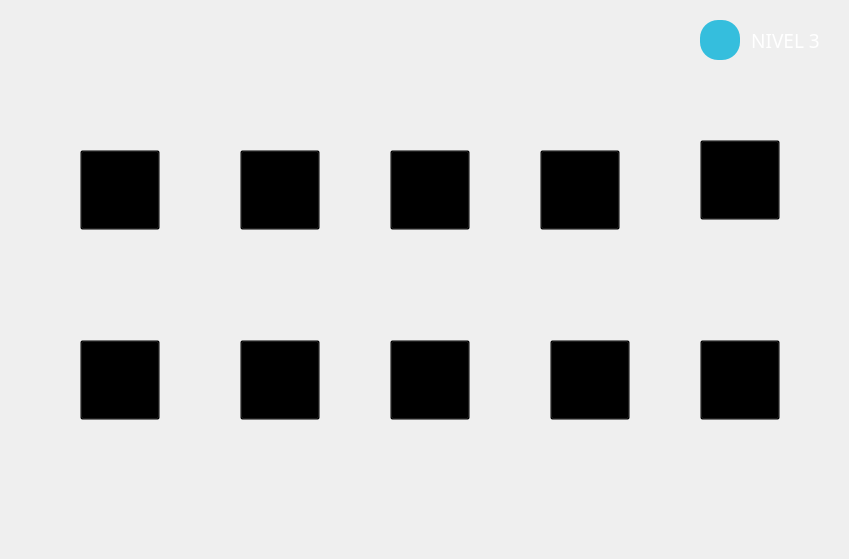
   <widget class="QWidget" name="Mapa2">
    <widget class="QWidget" name="Estacionamiento_2" native="true">
     <property name="geometry">
      <rect>
       <x>10</x>
       <y>10</y>
       <width>830</width>
       <height>540</height>
      </rect>
     </property>
     <property name="sizePolicy">
      <sizepolicy hsizetype="Fixed" vsizetype="Fixed">
       <horstretch>0</horstretch>
       <verstretch>0</verstretch>
      </sizepolicy>
     </property>
     <property name="maximumSize">
      <size>
       <width>830</width>
       <height>540</height>
      </size>
     </property>
     <property name="styleSheet">
      <string notr="true">#Estacionamiento_2{
	border-image: url(:/Img/estacionamiento.png);}</string>
     </property>
     <widget class="QPushButton" name="LL_1pushButton_3">
      <property name="geometry">
       <rect>
        <x>70</x>
        <y>140</y>
        <width>80</width>
        <height>80</height>
       </rect>
      </property>
      <property name="sizePolicy">
       <sizepolicy hsizetype="Fixed" vsizetype="Fixed">
        <horstretch>0</horstretch>
        <verstretch>0</verstretch>
       </sizepolicy>
      </property>
      <property name="maximumSize">
       <size>
        <width>80</width>
        <height>80</height>
       </size>
      </property>
      <property name="styleSheet">
       <string notr="true">border-image: url(:/Img/mas (1).png);
background-color: transparent;</string>
      </property>
      <property name="text">
       <string/>
      </property>
     </widget>
     <widget class="QPushButton" name="LL_7pushButton_3">
      <property name="geometry">
       <rect>
        <x>230</x>
        <y>330</y>
        <width>80</width>
        <height>80</height>
       </rect>
      </property>
      <property name="sizePolicy">
       <sizepolicy hsizetype="Fixed" vsizetype="Fixed">
        <horstretch>0</horstretch>
        <verstretch>0</verstretch>
       </sizepolicy>
      </property>
      <property name="maximumSize">
       <size>
        <width>80</width>
        <height>80</height>
       </size>
      </property>
      <property name="styleSheet">
       <string notr="true">border-image: url(:/Img/mas (1).png);
background-color: transparent;</string>
      </property>
      <property name="text">
       <string/>
      </property>
     </widget>
     <widget class="QPushButton" name="LL_10pushButton_3">
      <property name="geometry">
       <rect>
        <x>690</x>
        <y>330</y>
        <width>80</width>
        <height>80</height>
       </rect>
      </property>
      <property name="sizePolicy">
       <sizepolicy hsizetype="Fixed" vsizetype="Fixed">
        <horstretch>0</horstretch>
        <verstretch>0</verstretch>
       </sizepolicy>
      </property>
      <property name="maximumSize">
       <size>
        <width>80</width>
        <height>80</height>
       </size>
      </property>
      <property name="styleSheet">
       <string notr="true">border-image: url(:/Img/mas (1).png);
background-color: transparent;</string>
      </property>
      <property name="text">
       <string/>
      </property>
     </widget>
     <widget class="QPushButton" name="L_9pushButton_3">
      <property name="geometry">
       <rect>
        <x>540</x>
        <y>330</y>
        <width>80</width>
        <height>80</height>
       </rect>
      </property>
      <property name="sizePolicy">
       <sizepolicy hsizetype="Fixed" vsizetype="Fixed">
        <horstretch>0</horstretch>
        <verstretch>0</verstretch>
       </sizepolicy>
      </property>
      <property name="maximumSize">
       <size>
        <width>80</width>
        <height>80</height>
       </size>
      </property>
      <property name="styleSheet">
       <string notr="true">border-image: url(:/Img/mas (1).png);
background-color: transparent;</string>
      </property>
      <property name="text">
       <string/>
      </property>
     </widget>
     <widget class="QPushButton" name="LL_8pushButton_3">
      <property name="geometry">
       <rect>
        <x>380</x>
        <y>330</y>
        <width>80</width>
        <height>80</height>
       </rect>
      </property>
      <property name="sizePolicy">
       <sizepolicy hsizetype="Fixed" vsizetype="Fixed">
        <horstretch>0</horstretch>
        <verstretch>0</verstretch>
       </sizepolicy>
      </property>
      <property name="maximumSize">
       <size>
        <width>80</width>
        <height>80</height>
       </size>
      </property>
      <property name="styleSheet">
       <string notr="true">border-image: url(:/Img/mas (1).png);
background-color: transparent;</string>
      </property>
      <property name="text">
       <string/>
      </property>
     </widget>
     <widget class="QPushButton" name="LL_6pushButton_3">
      <property name="geometry">
       <rect>
        <x>70</x>
        <y>330</y>
        <width>80</width>
        <height>80</height>
       </rect>
      </property>
      <property name="sizePolicy">
       <sizepolicy hsizetype="Fixed" vsizetype="Fixed">
        <horstretch>0</horstretch>
        <verstretch>0</verstretch>
       </sizepolicy>
      </property>
      <property name="maximumSize">
       <size>
        <width>80</width>
        <height>80</height>
       </size>
      </property>
      <property name="styleSheet">
       <string notr="true">border-image: url(:/Img/mas (1).png);
background-color: transparent;</string>
      </property>
      <property name="text">
       <string/>
      </property>
     </widget>
     <widget class="QPushButton" name="LL_5pushButton_3">
      <property name="geometry">
       <rect>
        <x>690</x>
        <y>130</y>
        <width>80</width>
        <height>80</height>
       </rect>
      </property>
      <property name="sizePolicy">
       <sizepolicy hsizetype="Fixed" vsizetype="Fixed">
        <horstretch>0</horstretch>
        <verstretch>0</verstretch>
       </sizepolicy>
      </property>
      <property name="maximumSize">
       <size>
        <width>80</width>
        <height>80</height>
       </size>
      </property>
      <property name="styleSheet">
       <string notr="true">border-image: url(:/Img/mas (1).png);
background-color: transparent;</string>
      </property>
      <property name="text">
       <string/>
      </property>
     </widget>
     <widget class="QPushButton" name="LL_4pushButton_3">
      <property name="geometry">
       <rect>
        <x>530</x>
        <y>140</y>
        <width>80</width>
        <height>80</height>
       </rect>
      </property>
      <property name="sizePolicy">
       <sizepolicy hsizetype="Fixed" vsizetype="Fixed">
        <horstretch>0</horstretch>
        <verstretch>0</verstretch>
       </sizepolicy>
      </property>
      <property name="maximumSize">
       <size>
        <width>80</width>
        <height>80</height>
       </size>
      </property>
      <property name="styleSheet">
       <string notr="true">border-image: url(:/Img/mas (1).png);
background-color: transparent;</string>
      </property>
      <property name="text">
       <string/>
      </property>
     </widget>
     <widget class="QPushButton" name="LL_3pushButton_3">
      <property name="geometry">
       <rect>
        <x>380</x>
        <y>140</y>
        <width>80</width>
        <height>80</height>
       </rect>
      </property>
      <property name="sizePolicy">
       <sizepolicy hsizetype="Fixed" vsizetype="Fixed">
        <horstretch>0</horstretch>
        <verstretch>0</verstretch>
       </sizepolicy>
      </property>
      <property name="maximumSize">
       <size>
        <width>80</width>
        <height>80</height>
       </size>
      </property>
      <property name="styleSheet">
       <string notr="true">border-image: url(:/Img/mas (1).png);
background-color: transparent;</string>
      </property>
      <property name="text">
       <string/>
      </property>
     </widget>
     <widget class="QPushButton" name="LL_2pushButton_3">
      <property name="geometry">
       <rect>
        <x>230</x>
        <y>140</y>
        <width>80</width>
        <height>80</height>
       </rect>
      </property>
      <property name="sizePolicy">
       <sizepolicy hsizetype="Fixed" vsizetype="Fixed">
        <horstretch>0</horstretch>
        <verstretch>0</verstretch>
       </sizepolicy>
      </property>
      <property name="maximumSize">
       <size>
        <width>80</width>
        <height>80</height>
       </size>
      </property>
      <property name="styleSheet">
       <string notr="true">border-image: url(:/Img/mas (1).png);
background-color: transparent;</string>
      </property>
      <property name="text">
       <string/>
      </property>
     </widget>
     <widget class="QLabel" name="label_7">
      <property name="geometry">
       <rect>
        <x>720</x>
        <y>20</y>
        <width>111</width>
        <height>21</height>
       </rect>
      </property>
      <property name="font">
       <font>
        <family>Microsoft YaHei</family>
        <pointsize>14</pointsize>
       </font>
      </property>
      <property name="styleSheet">
       <string notr="true">color: rgb(255, 255, 255);</string>
      </property>
      <property name="text">
       <string>NIVEL 3</string>
      </property>
      <property name="alignment">
       <set>Qt::AlignCenter</set>
      </property>
     </widget>
     <widget class="QPushButton" name="Nivel2_pushButton_3">
      <property name="geometry">
       <rect>
        <x>690</x>
        <y>10</y>
        <width>40</width>
        <height>40</height>
       </rect>
      </property>
      <property name="sizePolicy">
       <sizepolicy hsizetype="Fixed" vsizetype="Fixed">
        <horstretch>0</horstretch>
        <verstretch>0</verstretch>
       </sizepolicy>
      </property>
      <property name="maximumSize">
       <size>
        <width>80</width>
        <height>80</height>
       </size>
      </property>
      <property name="styleSheet">
       <string notr="true">QPushButton{
border-width: 0px;
border-radius:18px;
background-color: rgb(53, 190, 221);
}

QPushButton:hover{
	background-color: rgb(154,158,218);
    border-radius: 18px;
	color: black;
    selection-color: white;  
    padding: 2px 4px;}


</string>
      </property>
      <property name="text">
       <string/>
      </property>
      <property name="icon">
       <iconset resource="IMAGENES/IMG.qrc">
        <normaloff>:/Img/atras.png</normaloff>:/Img/atras.png</iconset>
      </property>
      <property name="iconSize">
       <size>
        <width>40</width>
        <height>40</height>
       </size>
      </property>
     </widget>
    </widget>
   </widget>
